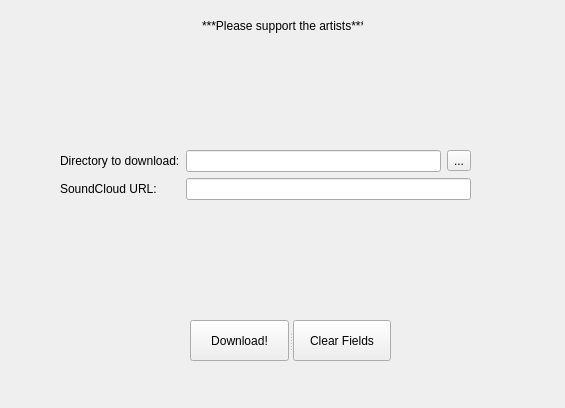
<?xml version="1.0" encoding="UTF-8"?>
<ui version="4.0">
 <class>Form</class>
 <widget class="QWidget" name="Form">
  <property name="geometry">
   <rect>
    <x>0</x>
    <y>0</y>
    <width>565</width>
    <height>408</height>
   </rect>
  </property>
  <property name="windowTitle">
   <string>soundsfromthecloud</string>
  </property>
  <widget class="QLabel" name="label_3">
   <property name="geometry">
    <rect>
     <x>202</x>
     <y>10</y>
     <width>161</width>
     <height>31</height>
    </rect>
   </property>
   <property name="text">
    <string>***Please support the artists***</string>
   </property>
  </widget>
  <widget class="QSplitter" name="splitter">
   <property name="geometry">
    <rect>
     <x>190</x>
     <y>320</y>
     <width>201</width>
     <height>41</height>
    </rect>
   </property>
   <property name="orientation">
    <enum>Qt::Horizontal</enum>
   </property>
   <widget class="QPushButton" name="downloadButton">
    <property name="text">
     <string>Download!</string>
    </property>
   </widget>
   <widget class="QPushButton" name="pushButton">
    <property name="text">
     <string>Clear Fields</string>
    </property>
   </widget>
  </widget>
  <widget class="QWidget" name="">
   <property name="geometry">
    <rect>
     <x>60</x>
     <y>150</y>
     <width>411</width>
     <height>93</height>
    </rect>
   </property>
   <layout class="QFormLayout" name="formLayout">
    <property name="fieldGrowthPolicy">
     <enum>QFormLayout::AllNonFixedFieldsGrow</enum>
    </property>
    <item row="1" column="0">
     <widget class="QLabel" name="label_2">
      <property name="text">
       <string>Directory to download:</string>
      </property>
     </widget>
    </item>
    <item row="1" column="1">
     <layout class="QHBoxLayout" name="horizontalLayout">
      <item>
       <widget class="QLineEdit" name="dirLine"/>
      </item>
      <item>
       <widget class="QToolButton" name="fileButton">
        <property name="text">
         <string>...</string>
        </property>
       </widget>
      </item>
     </layout>
    </item>
    <item row="5" column="0">
     <widget class="QLabel" name="label">
      <property name="text">
       <string>SoundCloud URL:</string>
      </property>
     </widget>
    </item>
    <item row="5" column="1">
     <widget class="QLineEdit" name="lineEdit"/>
    </item>
   </layout>
  </widget>
  <zorder>downloadButton</zorder>
  <zorder>layoutWidget</zorder>
  <zorder>layoutWidget</zorder>
  <zorder>pushButton</zorder>
  <zorder>label_3</zorder>
  <zorder>dirLine</zorder>
  <zorder>fileButton</zorder>
 </widget>
 <resources/>
 <connections>
  <connection>
   <sender>fileButton</sender>
   <signal>clicked()</signal>
   <receiver>Form</receiver>
   <slot>getDir()</slot>
   <hints>
    <hint type="sourcelabel">
     <x>497</x>
     <y>162</y>
    </hint>
    <hint type="destinationlabel">
     <x>528</x>
     <y>237</y>
    </hint>
   </hints>
  </connection>
  <connection>
   <sender>downloadButton</sender>
   <signal>clicked()</signal>
   <receiver>Form</receiver>
   <slot>downloadButton()</slot>
   <hints>
    <hint type="sourcelabel">
     <x>245</x>
     <y>337</y>
    </hint>
    <hint type="destinationlabel">
     <x>323</x>
     <y>273</y>
    </hint>
   </hints>
  </connection>
  <connection>
   <sender>lineEdit</sender>
   <signal>textChanged(QString)</signal>
   <receiver>Form</receiver>
   <slot>urlPasted()</slot>
   <hints>
    <hint type="sourcelabel">
     <x>211</x>
     <y>194</y>
    </hint>
    <hint type="destinationlabel">
     <x>226</x>
     <y>238</y>
    </hint>
   </hints>
  </connection>
  <connection>
   <sender>downloadButton</sender>
   <signal>clicked()</signal>
   <receiver>lineEdit</receiver>
   <slot>clear()</slot>
   <hints>
    <hint type="sourcelabel">
     <x>233</x>
     <y>342</y>
    </hint>
    <hint type="destinationlabel">
     <x>182</x>
     <y>184</y>
    </hint>
   </hints>
  </connection>
  <connection>
   <sender>pushButton</sender>
   <signal>clicked()</signal>
   <receiver>lineEdit</receiver>
   <slot>clear()</slot>
   <hints>
    <hint type="sourcelabel">
     <x>327</x>
     <y>336</y>
    </hint>
    <hint type="destinationlabel">
     <x>437</x>
     <y>187</y>
    </hint>
   </hints>
  </connection>
  <connection>
   <sender>pushButton</sender>
   <signal>clicked()</signal>
   <receiver>dirLine</receiver>
   <slot>clear()</slot>
   <hints>
    <hint type="sourcelabel">
     <x>304</x>
     <y>339</y>
    </hint>
    <hint type="destinationlabel">
     <x>413</x>
     <y>162</y>
    </hint>
   </hints>
  </connection>
 </connections>
 <slots>
  <slot>getDir()</slot>
  <slot>downloadButton()</slot>
  <slot>urlPasted()</slot>
 </slots>
</ui>
